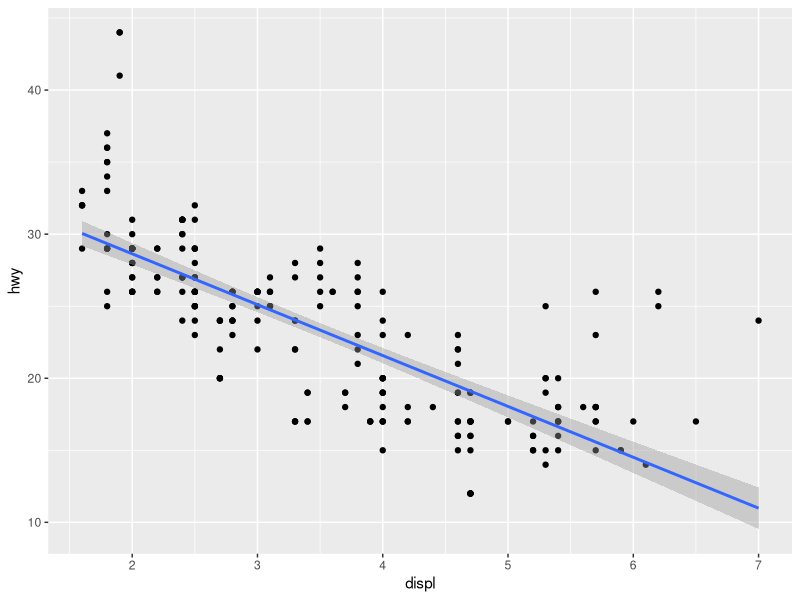

The R script that drew this image:
## ---- chunk 1
    #| label: q2-corrected code
    #| eval: false

    library(tidyverse)  
    ggplot(data = mpg, mapping = aes(x = displ, y = hwy)) +    
      geom_point() +   
      geom_smooth(method = "lm")

